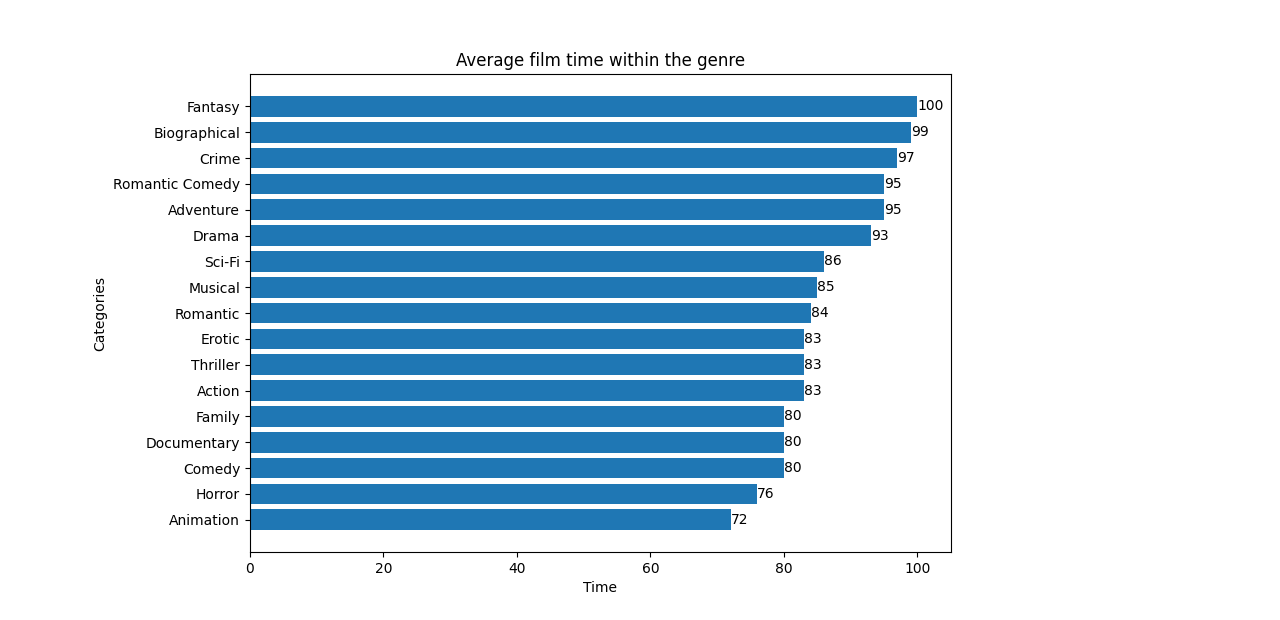

Reproduce this figure in Python.
import csv
from pickle import NONE
filename = "data/data.csv"
rows = []

def contains_item(string, items, size, time_sum):
    counter = 0
    for item in items:
        if item in string:
            size[counter] += 1
            time_sum[counter] += time(string)
        counter +=1

def time(row):
    for i in row:
        if isinstance(i, str) and "min" in i[-3:] and i[0:2].isdigit():
            i = i.replace("min", "")
            i = int(i)
            return i
    return 0
def average(list1, list2):
    for i in range(len(list1)):
        list1[i] = round(list1[i] / list2[i])
    return list1

with open(filename, 'r', encoding='utf-8') as csvfile:
    csvreader = csv.reader(csvfile)
    fields = next(csvreader)
    labels = ["Drama","Comedy" ,"Documentary", "Action", "Thriller", "Animation", "Adventure", "Horror", "Family", "Romantic Comedy", "Crime", "Romantic", "Sci-Fi", "Biographical", "Fantasy", "Erotic", "Musical"]
    sizes = [0,0,0,0,0,0,0,0,0,0,0,0,0,0,0,0,0]
    time_sum = [0,0,0,0,0,0,0,0,0,0,0,0,0,0,0,0,0]
    counter = 0
    sum = 0
    for row in csvreader:
        contains_item(row, labels ,sizes, time_sum)
average = average(time_sum, sizes)
sorted_data = sorted(zip(labels, average), key=lambda x: x[1], reverse=False)
categories, values = zip(*sorted_data)

for i in range(len(sizes)):
    print(f'{categories[i]} == {values[i]}')
    
import matplotlib.pyplot as plt
import numpy as np
# Create a figure and axis
fig, ax = plt.subplots()

# Create the bar chart
bars = ax.barh(np.arange(len(categories)), values)

# Set the y-axis ticks and labels
ax.set_yticks(np.arange(len(categories)))
ax.set_yticklabels(categories)

# Add labels to the bars
for i, bar in enumerate(bars):
    ax.text(bar.get_width(), bar.get_y() + bar.get_height() / 2, values[i],
            ha='left', va='center')

# Set labels and title
ax.set_xlabel('Time')
ax.set_ylabel('Categories')
ax.set_title('Average film time within the genre')

# Display the chart
plt.show()
